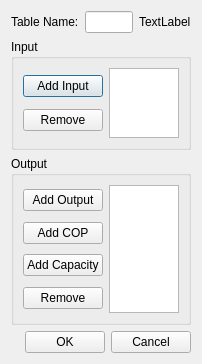
<?xml version="1.0" encoding="UTF-8"?>
<ui version="4.0">
 <class>editTableDialog</class>
 <widget class="QDialog" name="editTableDialog">
  <property name="geometry">
   <rect>
    <x>0</x>
    <y>0</y>
    <width>194</width>
    <height>364</height>
   </rect>
  </property>
  <property name="windowTitle">
   <string>Dialog</string>
  </property>
  <layout class="QVBoxLayout" name="verticalLayout_3">
   <item>
    <layout class="QHBoxLayout" name="horizontalLayout_4">
     <item>
      <widget class="QLabel" name="label">
       <property name="text">
        <string>Table Name:</string>
       </property>
      </widget>
     </item>
     <item>
      <widget class="QLineEdit" name="tableNameLE"/>
     </item>
     <item>
      <widget class="QLabel" name="runLabel">
       <property name="text">
        <string>TextLabel</string>
       </property>
      </widget>
     </item>
    </layout>
   </item>
   <item>
    <widget class="QGroupBox" name="groupBox">
     <property name="title">
      <string>Input</string>
     </property>
     <layout class="QHBoxLayout" name="horizontalLayout_2">
      <item>
       <layout class="QVBoxLayout" name="verticalLayout">
        <item>
         <spacer name="verticalSpacer">
          <property name="orientation">
           <enum>Qt::Vertical</enum>
          </property>
          <property name="sizeHint" stdset="0">
           <size>
            <width>20</width>
            <height>40</height>
           </size>
          </property>
         </spacer>
        </item>
        <item>
         <widget class="QPushButton" name="addInputButton">
          <property name="text">
           <string>Add Input</string>
          </property>
         </widget>
        </item>
        <item>
         <spacer name="verticalSpacer_3">
          <property name="orientation">
           <enum>Qt::Vertical</enum>
          </property>
          <property name="sizeHint" stdset="0">
           <size>
            <width>20</width>
            <height>40</height>
           </size>
          </property>
         </spacer>
        </item>
        <item>
         <widget class="QPushButton" name="removeInputButton">
          <property name="text">
           <string>Remove</string>
          </property>
         </widget>
        </item>
        <item>
         <spacer name="verticalSpacer_2">
          <property name="orientation">
           <enum>Qt::Vertical</enum>
          </property>
          <property name="sizeHint" stdset="0">
           <size>
            <width>20</width>
            <height>40</height>
           </size>
          </property>
         </spacer>
        </item>
       </layout>
      </item>
      <item>
       <widget class="QListView" name="inputList"/>
      </item>
     </layout>
    </widget>
   </item>
   <item>
    <widget class="QGroupBox" name="groupBox_2">
     <property name="title">
      <string>Output</string>
     </property>
     <layout class="QHBoxLayout" name="horizontalLayout_3">
      <item>
       <layout class="QVBoxLayout" name="verticalLayout_2">
        <item>
         <spacer name="verticalSpacer_4">
          <property name="orientation">
           <enum>Qt::Vertical</enum>
          </property>
          <property name="sizeHint" stdset="0">
           <size>
            <width>20</width>
            <height>40</height>
           </size>
          </property>
         </spacer>
        </item>
        <item>
         <widget class="QPushButton" name="addOutputButton">
          <property name="text">
           <string>Add Output</string>
          </property>
         </widget>
        </item>
        <item>
         <spacer name="verticalSpacer_8">
          <property name="orientation">
           <enum>Qt::Vertical</enum>
          </property>
          <property name="sizeHint" stdset="0">
           <size>
            <width>20</width>
            <height>40</height>
           </size>
          </property>
         </spacer>
        </item>
        <item>
         <widget class="QPushButton" name="addCOPButton">
          <property name="text">
           <string>Add COP</string>
          </property>
         </widget>
        </item>
        <item>
         <spacer name="verticalSpacer_7">
          <property name="orientation">
           <enum>Qt::Vertical</enum>
          </property>
          <property name="sizeHint" stdset="0">
           <size>
            <width>20</width>
            <height>40</height>
           </size>
          </property>
         </spacer>
        </item>
        <item>
         <widget class="QPushButton" name="addCapaButton">
          <property name="text">
           <string>Add Capacity</string>
          </property>
         </widget>
        </item>
        <item>
         <spacer name="verticalSpacer_6">
          <property name="orientation">
           <enum>Qt::Vertical</enum>
          </property>
          <property name="sizeHint" stdset="0">
           <size>
            <width>20</width>
            <height>40</height>
           </size>
          </property>
         </spacer>
        </item>
        <item>
         <widget class="QPushButton" name="removeOutputButton">
          <property name="text">
           <string>Remove</string>
          </property>
         </widget>
        </item>
        <item>
         <spacer name="verticalSpacer_5">
          <property name="orientation">
           <enum>Qt::Vertical</enum>
          </property>
          <property name="sizeHint" stdset="0">
           <size>
            <width>20</width>
            <height>40</height>
           </size>
          </property>
         </spacer>
        </item>
       </layout>
      </item>
      <item>
       <widget class="QListView" name="outputList"/>
      </item>
     </layout>
    </widget>
   </item>
   <item>
    <layout class="QHBoxLayout" name="horizontalLayout">
     <item>
      <spacer name="horizontalSpacer">
       <property name="orientation">
        <enum>Qt::Horizontal</enum>
       </property>
       <property name="sizeHint" stdset="0">
        <size>
         <width>40</width>
         <height>20</height>
        </size>
       </property>
      </spacer>
     </item>
     <item>
      <widget class="QPushButton" name="OKButton">
       <property name="text">
        <string>OK</string>
       </property>
      </widget>
     </item>
     <item>
      <widget class="QPushButton" name="cancelButton">
       <property name="text">
        <string>Cancel</string>
       </property>
      </widget>
     </item>
    </layout>
   </item>
  </layout>
 </widget>
 <tabstops>
  <tabstop>OKButton</tabstop>
  <tabstop>cancelButton</tabstop>
  <tabstop>tableNameLE</tabstop>
  <tabstop>inputList</tabstop>
  <tabstop>addInputButton</tabstop>
  <tabstop>removeInputButton</tabstop>
  <tabstop>outputList</tabstop>
  <tabstop>addOutputButton</tabstop>
  <tabstop>addCOPButton</tabstop>
  <tabstop>addCapaButton</tabstop>
  <tabstop>removeOutputButton</tabstop>
 </tabstops>
 <resources/>
 <connections/>
</ui>
